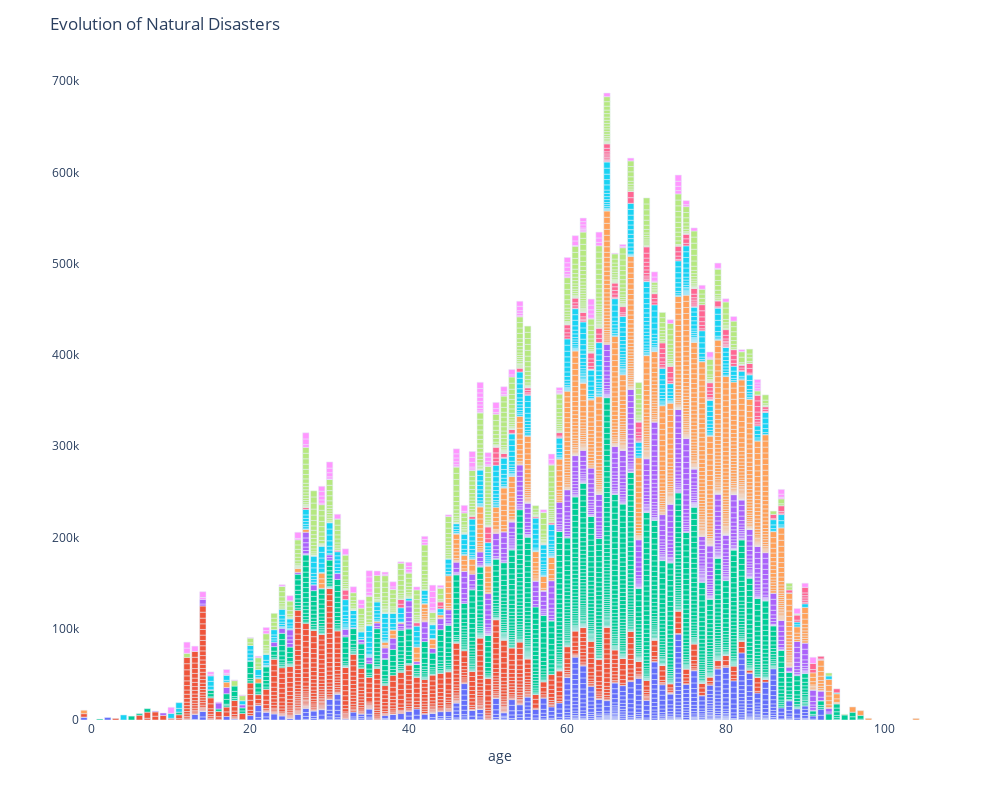

The cell this chart's notebook holds for it:
### Code cell
fig = px.bar(df_raw,
             x="age",
             # animation_frame=df_raw.index,
             orientation='v',
             # range_x=[0, df_raw.age.max()],
             color="label")
# improve aesthetics (size, grids etc.)
fig.update_layout(width=1000,
                  height=800,
                  xaxis_showgrid=False,
                  yaxis_showgrid=False,
                  paper_bgcolor='rgba(0,0,0,0)',
                  plot_bgcolor='rgba(0,0,0,0)',
                  title_text='Evolution of Natural Disasters',
                  showlegend=False)
fig.update_xaxes(title_text='age')
fig.update_yaxes(title_text='')
fig.show()

### Figure 1 — Plotly figure (JSON) as saved in the notebook; plotly's stock layout.template omitted (floating-point values rounded to 4 significant figures; data arrays with more than 128 entries replaced by an {"elided": "..."} marker saying what was removed)
{"data": [{"alignmentgroup": "True", "hovertemplate": "label=PAC<br>age=%{x}<br>index=%{y}<extra></extra>", "legendgroup": "PAC", "marker": {"color": "#636efa"}, "name": "PAC", "offsetgroup": "PAC", "orientation": "v", "showlegend": true, "textposition": "auto", "type": "bar", "x": {"elided": "544 int values"}, "xaxis": "x", "y": {"elided": "544 int values"}, "yaxis": "y"}, {"alignmentgroup": "True", "hovertemplate": "label=Normal<br>age=%{x}<br>index=%{y}<extra></extra>", "legendgroup": "Normal", "marker": {"color": "#EF553B"}, "name": "Normal", "offsetgroup": "Normal", "orientation": "v", "showlegend": true, "textposition": "auto", "type": "bar", "x": {"elided": "918 int values"}, "xaxis": "x", "y": {"elided": "918 int values"}, "yaxis": "y"}, {"alignmentgroup": "True", "hovertemplate": "label=RBBB<br>age=%{x}<br>index=%{y}<extra></extra>", "legendgroup": "RBBB", "marker": {"color": "#00cc96"}, "name": "RBBB", "offsetgroup": "RBBB", "orientation": "v", "showlegend": true, "textposition": "auto", "type": "bar", "x": {"elided": "1675 int values"}, "xaxis": "x", "y": {"elided": "1675 int values"}, "yaxis": "y"}, {"alignmentgroup": "True", "hovertemplate": "label=I-AVB<br>age=%{x}<br>index=%{y}<extra></extra>", "legendgroup": "I-AVB", "marker": {"color": "#ab63fa"}, "name": "I-AVB", "offsetgroup": "I-AVB", "orientation": "v", "showlegend": true, "textposition": "auto", "type": "bar", "x": {"elided": "722 int values"}, "xaxis": "x", "y": {"elided": "722 int values"}, "yaxis": "y"}, {"alignmentgroup": "True", "hovertemplate": "label=AF<br>age=%{x}<br>index=%{y}<extra></extra>", "legendgroup": "AF", "marker": {"color": "#FFA15A"}, "name": "AF", "offsetgroup": "AF", "orientation": "v", "showlegend": true, "textposition": "auto", "type": "bar", "x": {"elided": "1221 int values"}, "xaxis": "x", "y": {"elided": "1221 int values"}, "yaxis": "y"}, {"alignmentgroup": "True", "hovertemplate": "label=PVC<br>age=%{x}<br>index=%{y}<extra></extra>", "legendgroup": "PVC", "marker": {"color": "#19d3f3"}, "name": "PVC", "offsetgroup": "PVC", "orientation": "v", "showlegend": true, "textposition": "auto", "type": "bar", "x": {"elided": "627 int values"}, "xaxis": "x", "y": {"elided": "627 int values"}, "yaxis": "y"}, {"alignmentgroup": "True", "hovertemplate": "label=LBBB<br>age=%{x}<br>index=%{y}<extra></extra>", "legendgroup": "LBBB", "marker": {"color": "#FF6692"}, "name": "LBBB", "offsetgroup": "LBBB", "orientation": "v", "showlegend": true, "textposition": "auto", "type": "bar", "x": {"elided": "199 int values"}, "xaxis": "x", "y": {"elided": "199 int values"}, "yaxis": "y"}, {"alignmentgroup": "True", "hovertemplate": "label=STD<br>age=%{x}<br>index=%{y}<extra></extra>", "legendgroup": "STD", "marker": {"color": "#B6E880"}, "name": "STD", "offsetgroup": "STD", "orientation": "v", "showlegend": true, "textposition": "auto", "type": "bar", "x": {"elided": "786 int values"}, "xaxis": "x", "y": {"elided": "786 int values"}, "yaxis": "y"}, {"alignmentgroup": "True", "hovertemplate": "label=STE<br>age=%{x}<br>index=%{y}<extra></extra>", "legendgroup": "STE", "marker": {"color": "#FF97FF"}, "name": "STE", "offsetgroup": "STE", "orientation": "v", "showlegend": true, "textposition": "auto", "type": "bar", "x": {"elided": "185 int values"}, "xaxis": "x", "y": {"elided": "185 int values"}, "yaxis": "y"}], "layout": {"barmode": "relative", "height": 800, "legend": {"title": {"text": "label"}, "tracegroupgap": 0}, "margin": {"t": 60}, "paper_bgcolor": "rgba(0,0,0,0)", "plot_bgcolor": "rgba(0,0,0,0)", "showlegend": false, "title": {"text": "Evolution of Natural Disasters"}, "width": 1000, "xaxis": {"anchor": "y", "domain": [0, 1], "showgrid": false, "title": {"text": "age"}}, "yaxis": {"anchor": "x", "domain": [0, 1], "showgrid": false, "title": {"text": ""}}}}
